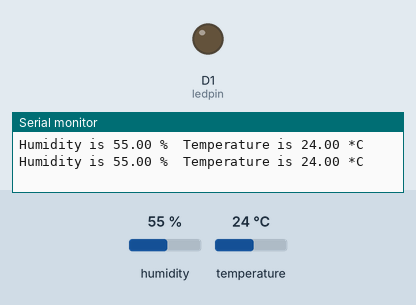
The sketch below on a simulated ESP8266 (NodeMCU). Parts: output pins drawn as LEDs (lit = HIGH), the last lines printed to the serial monitor. Wiring (inferred from the names in the program): DHT11 sensor: data D3. Inputs (shaded band) come from the test bench; at power-on: temperature 24 °C, humidity 55 %.

Above: at 7.3 s.
7.4 s: temperature set to 29 °C
12.3 s: temperature set to 32 °C
At 13.7 s:
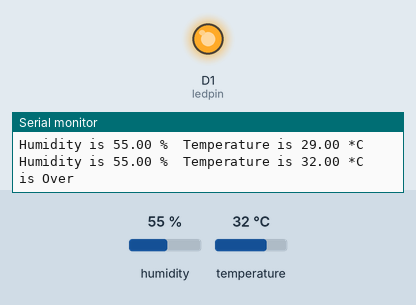
20.8 s: temperature set to 12 °C
At 21.6 s:
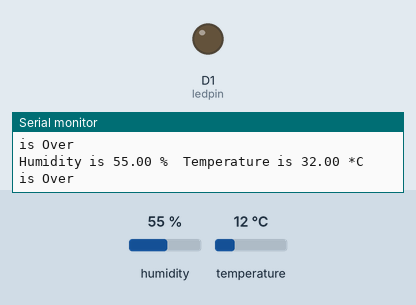
25.7 s: temperature set to 33 °C
At 27.5 s:
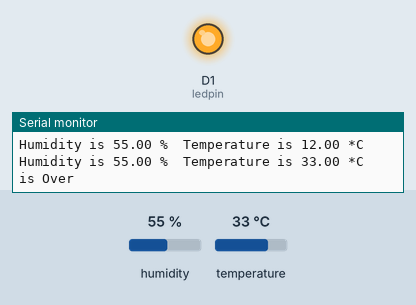
Timing chart, 0 to 34.7 s (numbered marks = the images above; inputs shaded):
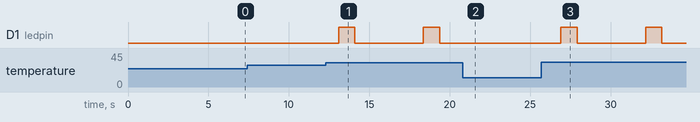

The sketch:

test_dht.ino
```cpp
#include "DHT.h"
#include <Adafruit_Sensor.h>
#define DTHPIN D3
#define DTHTYPE DHT11

DHT dht(DTHPIN,DTHTYPE);
const int ledpin = D1;

void setup(){
  pinMode(ledpin, OUTPUT);
  Serial.begin(9600);
  dht.begin();
}

void loop(){
  delay(3000);
  float h = dht.readHumidity();
  float t = dht.readTemperature();
    Serial.print("Humidity is ");
    Serial.print(h);
    Serial.print(" %\t") ;
    Serial.print("Temperature is ");
    Serial.print(t);
    Serial.println(" *C") ;
    if(int i = 30 < t ){
      Serial.println("is Over");
      digitalWrite(ledpin ,HIGH);
      delay(1000);
      digitalWrite(ledpin ,LOW);
      delay(1000);
    }
}
```

Measured:
- the behaviour switches between 30 and 31 °C on temperature (found by bisection; images 0 and 1)
- after the input at 12.3 s, D1 (ledpin): alternates HIGH for 1.0 s and LOW for 4.3 s, starting after 0.80 s
- after the input at 20.8 s, D1 (ledpin): stays LOW (without the input it goes to HIGH after 2.8 s)
- after the input at 25.7 s, D1 (ledpin): alternates HIGH for 1.0 s and LOW for 4.3 s, starting after 1.2 s
